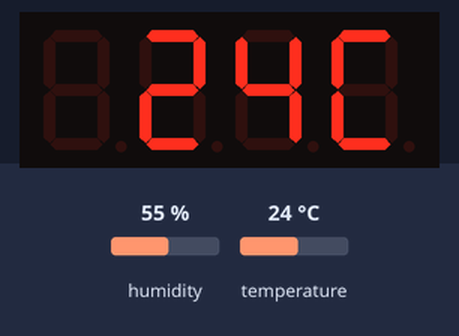
This sketch was run on a simulated Arduino Mega 2560, built with avr-gcc and run on an emulated ATmega2560. On the bench: 4-digit seven-segment display. The inputs (shaded band) are chosen by the test bench; at power-on: humidity 55 %, temperature 24 °C.

Above: at 1.7 s.
1.8 s: humidity set to 22 %
At 10.1 s:
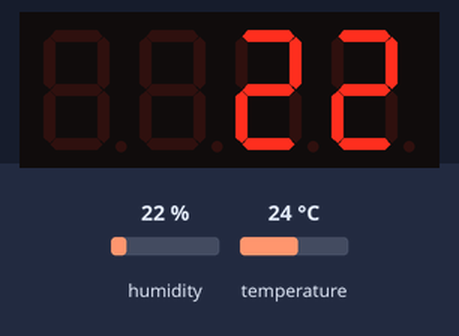
13.8 s: temperature set to 12 °C
At 19.5 s:
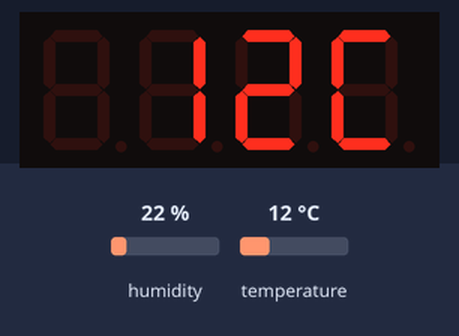
23.2 s: humidity set to 40 %
At 29.2 s:
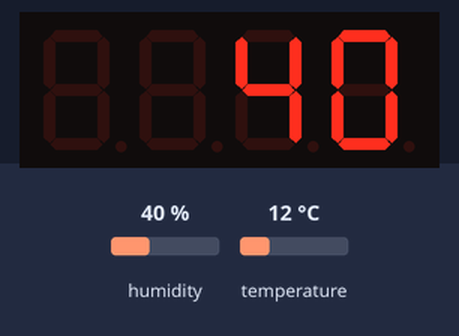
32.3 s: temperature set to 19 °C
At 37.4 s:
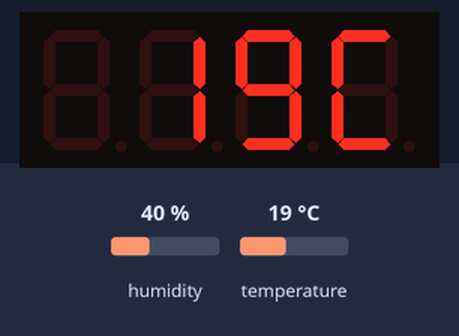
Timing chart, 0 to 38.9 s (numbered marks = the images above; inputs shaded):
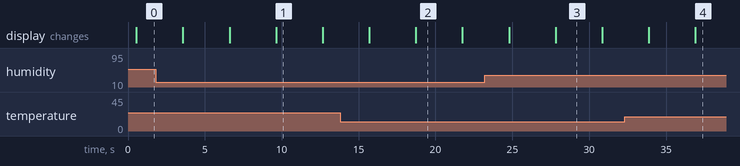

The sketch:

TM1637_4_Digits_7_segment_DISPLAY.ino
```cpp
#include <TM1637.h>
#include <dht.h>


//{0,1,2,3,4,5,6,7,8,9,10,11,12,13,14,15};
//0~9,A,b,C,d,E,F

#define dht_pin 52 // Pin sensor is connected to
#define CLK 50//Pins for TM1637
#define DIO 48

TM1637 tm1637(CLK,DIO);
dht DHT;


void setup(){

  tm1637.init();
  tm1637.set(BRIGHT_DARKEST);
  //BRIGHT_TYPICAL = 2,BRIGHT_DARKEST = 0,BRIGHTEST = 7;

  delay(500);

 }

void loop(){

  DHT.read11(dht_pin);


 int temp = DHT.temperature;
 int humidity = DHT.humidity;

 int digitoneT = temp / 10;
 int digittwoT = temp % 10;

 int digitoneH = humidity / 10;
 int digittwoH = humidity % 10;


    tm1637.display(1,digitoneT);
    tm1637.display(2,digittwoT);
    tm1637.display(3,12);  // put a C at the end

    delay (3000);

    tm1637.display(1,25);
    tm1637.display(2,digitoneH);
    tm1637.display(3,digittwoH);


  //Wait 3 seconds before accessing sensor again.

  //Fastest should be once every two seconds.
    delay(3000);

}// end loop()
```

Measured:
- after the input at 1.8 s, the display: first differs from a run without the input after 7.8 s (image 1)
- after the input at 13.8 s, the display: first differs from a run without the input after 4.9 s (image 2)
- after the input at 23.2 s, the display: first differs from a run without the input after 4.6 s (image 3)
- after the input at 32.3 s, the display: first differs from a run without the input after 4.6 s (image 4)
- what the display in image 1 shows lasts 3.1 s, from 9.6 s to 12.7 s
